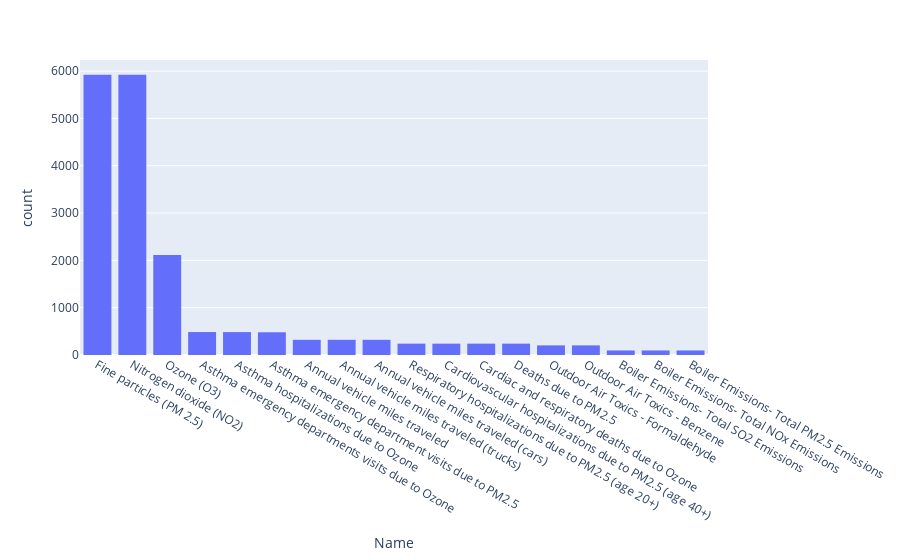

Notebook source saved alongside this figure:
### Code cell
fig = px.histogram(air_quality_data, x="Name").update_xaxes(categoryorder='total descending')
fig.show()

### Figure 1 — Plotly figure (JSON) as saved in the notebook; plotly's stock layout.template omitted (floating-point values rounded to 4 significant figures; data arrays with more than 128 entries replaced by an {"elided": "..."} marker saying what was removed)
{"data": [{"alignmentgroup": "True", "bingroup": "x", "hovertemplate": "Name=%{x}<br>count=%{y}<extra></extra>", "legendgroup": "", "marker": {"color": "#636efa", "pattern": {"shape": ""}}, "name": "", "offsetgroup": "", "orientation": "v", "showlegend": false, "type": "histogram", "x": {"elided": "18025 str values"}, "xaxis": "x", "yaxis": "y"}], "layout": {"barmode": "relative", "legend": {"tracegroupgap": 0}, "margin": {"t": 60}, "xaxis": {"anchor": "y", "categoryorder": "total descending", "domain": [0, 1], "title": {"text": "Name"}}, "yaxis": {"anchor": "x", "domain": [0, 1], "title": {"text": "count"}}}}
